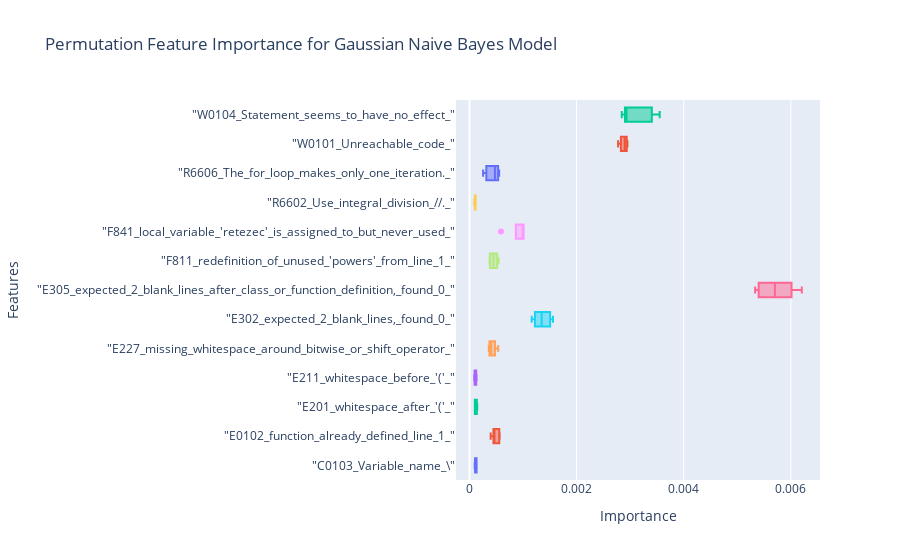

The cell this chart's notebook holds for it:
### Code cell
fig = go.Figure()
for i in range(len(features)):
    if importance.importances_mean[i] > 0.0001:
        fig.add_trace(go.Box(x=importance.importances[i], name=feature_descriptions[features[i]]))

fig.update_layout(title="Permutation Feature Importance for Gaussian Naive Bayes Model Predicting Success of Submission from Linter Messages",
                  yaxis_title="Features",
                  xaxis_title="Importance",
                  showlegend=False)
fig.show()

### Figure 1 — Plotly figure (JSON) as saved in the notebook; plotly's stock layout.template omitted (floating-point values rounded to 4 significant figures)
{"data": [{"name": "\"C0103_Variable_name_\\\"", "type": "box", "x": [0.000133, 0.0001325, 0.0001066, 9.797e-05, 0.0001249]}, {"name": "\"E0102_function_already_defined_line_1_\"", "type": "box", "x": [0.0004653, 0.0003956, 0.0005542, 0.0005629, 0.0004663]}, {"name": "\"E201_whitespace_after_'('_\"", "type": "box", "x": [0.0001096, 0.0001355, 0.0001005, 0.0001446, 0.0001005]}, {"name": "\"E211_whitespace_before_'('_\"", "type": "box", "x": [9.747e-05, 0.0001066, 0.0001239, 0.0001325, 8.833e-05]}, {"name": "\"E227_missing_whitespace_around_bitwise_or_shift_operator_\"", "type": "box", "x": [0.0004574, 0.0003782, 0.0003605, 0.0004046, 0.0005366]}, {"name": "\"E302_expected_2_blank_lines,_found_0_\"", "type": "box", "x": [0.001162, 0.001488, 0.001242, 0.001347, 0.001559]}, {"name": "\"E305_expected_2_blank_lines_after_class_or_function_definition,_found_0_\"", "type": "box", "x": [0.005702, 0.005332, 0.00542, 0.006204, 0.005949]}, {"name": "\"F811_redefinition_of_unused_'powers'_from_line_1_\"", "type": "box", "x": [0.0003844, 0.0003763, 0.0005085, 0.0005435, 0.000447]}, {"name": "\"F841_local_variable_'retezec'_is_assigned_to_but_never_used_\"", "type": "box", "x": [0.001011, 0.0005881, 0.0009579, 0.001011, 0.001002]}, {"name": "\"R6602_Use_integral_division_//._\"", "type": "box", "x": [0.0001152, 0.0001147, 8.883e-05, 0.0001152, 0.0001061]}, {"name": "\"R6606_The_for_loop_makes_only_one_iteration._\"", "type": "box", "x": [0.0005544, 0.0003346, 0.0002549, 0.0005285, 0.0004752]}, {"name": "\"W0101_Unreachable_code_\"", "type": "box", "x": [0.002949, 0.002932, 0.002897, 0.002845, 0.002774]}, {"name": "\"W0104_Statement_seems_to_have_no_effect_\"", "type": "box", "x": [0.002932, 0.002923, 0.003356, 0.002843, 0.003551]}], "layout": {"showlegend": false, "title": {"text": "Permutation Feature Importance for Gaussian Naive Bayes Model"}, "xaxis": {"title": {"text": "Importance"}}, "yaxis": {"title": {"text": "Features"}}}}
